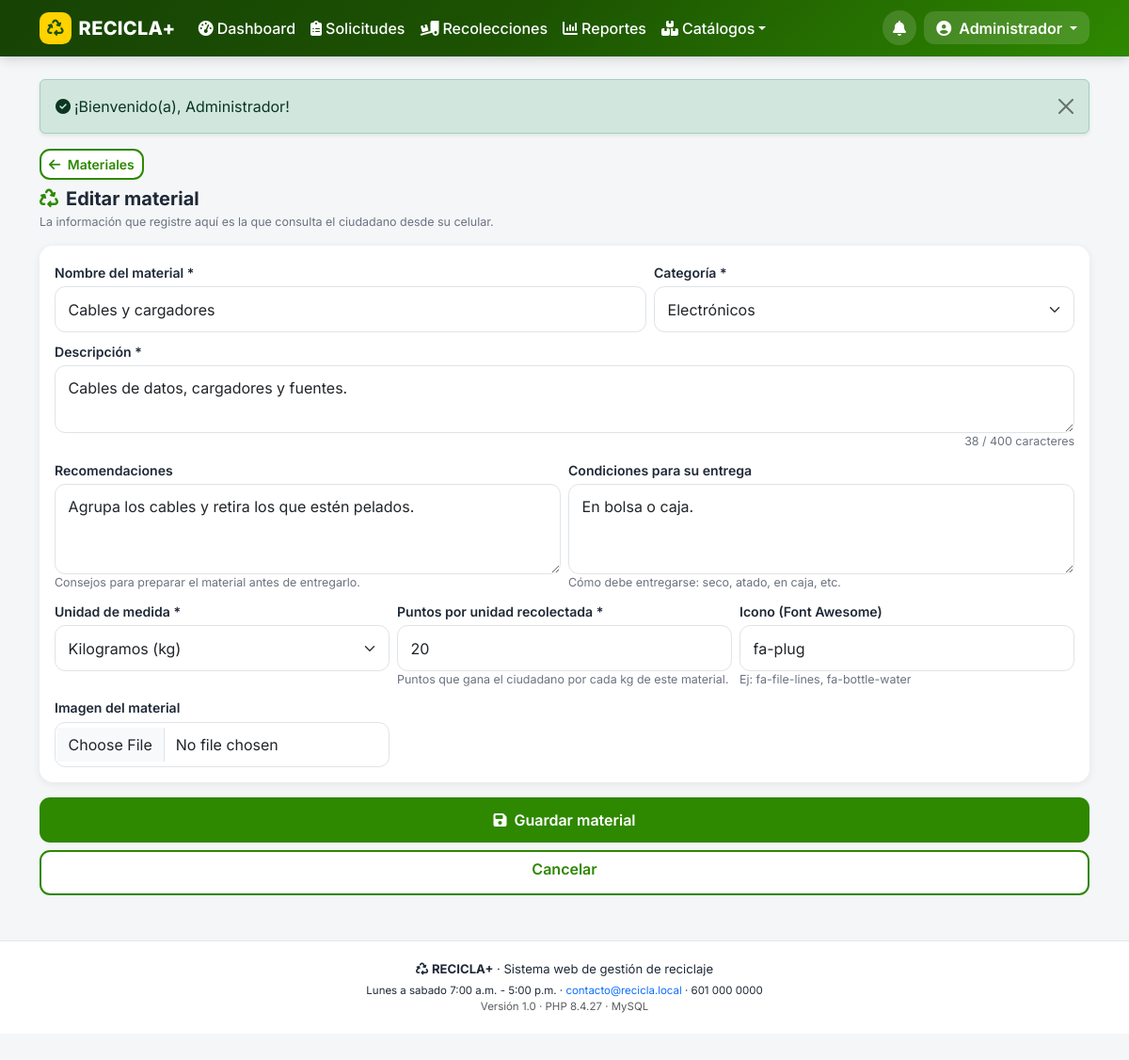
/index.php?p=a_material&id=17 (signed in), run on the app's committed database.
### tables this page shows
CREATE TABLE usuarios (
  id                  INT UNSIGNED NOT NULL AUTO_INCREMENT,
  rol_id              TINYINT UNSIGNED NOT NULL,
  empresa_id          INT UNSIGNED NULL,           
  nombres             VARCHAR(80)  NOT NULL,
  apellidos           VARCHAR(80)  NOT NULL,
  documento           VARCHAR(20)  NOT NULL,
  telefono            VARCHAR(20)  NULL,
  email               VARCHAR(120) NOT NULL,
  password            VARCHAR(255) NOT NULL,       
  direccion           VARCHAR(160) NULL,
  barrio              VARCHAR(60)  NULL,
  ciudad              VARCHAR(60)  NULL,
  estado              ENUM('activo','inactivo') NOT NULL DEFAULT 'activo',
  token_recuperacion  VARCHAR(64)  NULL,
  token_expira        DATETIME     NULL,
  ultimo_acceso       DATETIME     NULL,
  created_at          DATETIME NOT NULL DEFAULT CURRENT_TIMESTAMP,
  PRIMARY KEY (id),
  UNIQUE KEY uk_usuarios_email (email),
  UNIQUE KEY uk_usuarios_documento (documento),
  KEY ix_usuarios_rol (rol_id),
  KEY ix_usuarios_empresa (empresa_id),
  KEY ix_usuarios_ciudad_barrio (ciudad, barrio),
  CONSTRAINT fk_usuarios_rol FOREIGN KEY (rol_id) REFERENCES roles (id),
  CONSTRAINT fk_usuarios_empresa FOREIGN KEY (empresa_id) REFERENCES empresas (id) ON DELETE SET NULL
);

CREATE TABLE materiales (
  id                  INT UNSIGNED NOT NULL AUTO_INCREMENT,
  categoria_id        INT UNSIGNED NOT NULL,
  nombre              VARCHAR(90)  NOT NULL,
  descripcion         VARCHAR(400) NULL,
  recomendaciones     TEXT         NULL,
  condiciones_entrega VARCHAR(400) NULL,
  unidad_medida       ENUM('kg','unidad','bulto','caja','litro','par') NOT NULL DEFAULT 'kg',
  puntos_por_unidad   INT UNSIGNED NOT NULL DEFAULT 10,    
  imagen              VARCHAR(180) NULL,        
  icono               VARCHAR(40)  NOT NULL DEFAULT 'fa-box',
  estado              ENUM('activo','inactivo') NOT NULL DEFAULT 'activo',
  created_at          DATETIME NOT NULL DEFAULT CURRENT_TIMESTAMP,
  PRIMARY KEY (id),
  UNIQUE KEY uk_materiales_nombre (nombre),
  KEY ix_materiales_categoria (categoria_id),
  KEY ix_materiales_estado (estado),
  CONSTRAINT fk_materiales_categoria FOREIGN KEY (categoria_id) REFERENCES categorias (id)
);

CREATE TABLE categorias (
  id          INT UNSIGNED NOT NULL AUTO_INCREMENT,
  nombre      VARCHAR(60) NOT NULL,
  descripcion VARCHAR(200) NULL,
  icono       VARCHAR(40) NOT NULL DEFAULT 'fa-recycle',
  color       VARCHAR(20) NOT NULL DEFAULT '#2e8800',
  estado      ENUM('activo','inactivo') NOT NULL DEFAULT 'activo',
  PRIMARY KEY (id),
  UNIQUE KEY uk_categorias_nombre (nombre)
);

### controllers/AdminController.php (called while the page is built, shortened)
<?php
final class AdminController
{
    public function material(): void
    {
        $id = get_int('id');
        vista('admin/material_form', [
            'titulo'     => $id > 0 ? 'Editar material' : 'Nuevo material',
            'm'          => $id > 0 ? Material::obtener($id) : null,
            'categorias' => Material::categorias(false),
            'unidades'   => unidadesMedida(),
        ]);
    }
}

### index.php (called while the page is built, shortened)
<?php
require __DIR__ . '/config/config.php';
$p = (string) ($_GET['p'] ?? 'inicio');
[$controlador, $metodo, $rolRequerido] = $rutas[$p];
if ($rolRequerido !== null) {
    exigirRol($rolRequerido);
}
try {
    (new $controlador())->$metodo();
} catch (Throwable $e) {
    error_log('[RECICLA+] ' . $e->getMessage() . ' @ ' . $e->getFile() . ':' . $e->getLine());
    http_response_code(500);
    vista('errores/500', ['titulo' => 'Error del sistema', 'mensaje' => $e->getMessage()]);
}

### models/Material.php (called while the page is built, shortened)
<?php
final class Material
{
    public static function categorias(bool $soloActivas = true): array
    {
        $sql = 'SELECT c.*, (SELECT COUNT(*) FROM materiales m WHERE m.categoria_id = c.id AND m.estado = \'activo\') AS total_materiales
                FROM categorias c';
        $sql .= ' ORDER BY c.nombre';
        return db()->query($sql)->fetchAll();
    }
    public static function obtener(int $id): ?array
    {
        $st = db()->prepare('SELECT m.*, c.nombre AS categoria, c.icono AS categoria_icono, c.color AS categoria_color,
                                    c.descripcion AS categoria_descripcion
                             FROM materiales m JOIN categorias c ON c.id = m.categoria_id
                             WHERE m.id = ? LIMIT 1');
        $st->execute([$id]);
        return $st->fetch() ?: null;
    }
}

### views/admin/material_form.php (the view, shortened to what this page needs)
<a class="btn btn-sm btn-outline-recicla mb-2" href="<?= e(url('a_materiales')) ?>"><i class="fa-solid fa-arrow-left me-1"></i> Materiales</a>
<h1 class="h5 fw-bold mb-1"><i class="fa-solid fa-recycle texto-verde me-2"></i><?= e($titulo) ?></h1>
<p class="hint">La información que registre aquí es la que consulta el ciudadano desde su celular.</p>
<form method="post" action="<?= e(url('a_material_post')) ?>" enctype="multipart/form-data" novalidate>
  <div class="tarjeta-form">
    <div class="row g-2">
      <div class="col-12 col-md-7">
        <label class="form-label" for="nombre">Nombre del material *</label>
        <input class="form-control form-control-lg" id="nombre" name="nombre" required maxlength="90" value="<?= e((string) ($m['nombre'] ?? '')) ?>">
      </div>
      <div class="col-6 col-md-5">
        <label class="form-label" for="categoria_id">Categoría *</label>
        <select class="form-select form-select-lg" id="categoria_id" name="categoria_id" required>
          <?php foreach ($categorias as $c): ?>
            <option value="<?= (int) $c['id'] ?>" <?= (int) ($m['categoria_id'] ?? 0) === (int) $c['id'] ? 'selected' : '' ?>><?= e($c['nombre']) ?></option>
          <?php endforeach; ?>
        </select>
      </div>
      <div class="col-12">
        <label class="form-label" for="descripcion">Descripción *</label>
        <textarea class="form-control" id="descripcion" name="descripcion" rows="2" maxlength="400" required><?= e((string) ($m['descripcion'] ?? '')) ?></textarea>
      </div>
      <div class="col-12 col-md-6">
        <label class="form-label" for="recomendaciones">Recomendaciones</label>
        <textarea class="form-control" id="recomendaciones" name="recomendaciones" rows="3"><?= e((string) ($m['recomendaciones'] ?? '')) ?></textarea>
        <div class="hint">Consejos para preparar el material antes de entregarlo.</div>
      </div>
      <div class="col-12 col-md-6">
        <label class="form-label" for="condiciones_entrega">Condiciones para su entrega</label>
        <textarea class="form-control" id="condiciones_entrega" name="condiciones_entrega" rows="3"><?= e((string) ($m['condiciones_entrega'] ?? '')) ?></textarea>
        <div class="hint">Cómo debe entregarse: seco, atado, en caja, etc.</div>
      </div>
      <div class="col-6 col-md-4">
        <label class="form-label" for="unidad_medida">Unidad de medida *</label>
        <select class="form-select" id="unidad_medida" name="unidad_medida" required>
          <?php foreach ($unidades as $clave => $texto): ?>
            <option value="<?= e($clave) ?>" <?= ($m['unidad_medida'] ?? 'kg') === $clave ? 'selected' : '' ?>><?= e($texto) ?></option>
          <?php endforeach; ?>
        </select>
      </div>
      <div class="col-6 col-md-4">
        <label class="form-label" for="puntos_por_unidad">Puntos por unidad recolectada *</label>
        <input class="form-control" type="number" min="0" step="1" id="puntos_por_unidad" name="puntos_por_unidad" required
               value="<?= e((string) ($m['puntos_por_unidad'] ?? 10)) ?>">
        <div class="hint">Puntos que gana el ciudadano por cada <?= e(strtolower((string) ($m['unidad_medida'] ?? 'kg'))) ?> de este material.</div>
      </div>
      <div class="col-6 col-md-4">
        <label class="form-label" for="icono">Icono (Font Awesome)</label>
        <input class="form-control" id="icono" name="icono" maxlength="40" value="<?= e((string) ($m['icono'] ?? 'fa-box')) ?>">
        <div class="hint">Ej: fa-file-lines, fa-bottle-water</div>
      </div>
      <div class="col-12 col-md-4">
        <label class="form-label" for="imagen">Imagen del material</label>
        <input class="form-control" type="file" id="imagen" name="imagen" accept="image/*" data-foto data-max="<?= (int) MAX_FOTO_BYTES ?>">
      </div>
    </div>
  </div>
  <div class="d-grid gap-2">
    <button class="btn btn-recicla btn-accion" type="submit"><i class="fa-solid fa-floppy-disk me-2"></i>Guardar material</button>
    <a class="btn btn-outline-recicla btn-accion" href="<?= e(url('a_materiales')) ?>">Cancelar</a>
  </div>
</form>

### views/layouts/header.php (shortened to what this page needs)
<?php
$u = $usuario ?? null;
$nav = $navTipo ?? '';
$sysName = config_get('nombre_sistema', 'RECICLA+');
?>
<!doctype html>
<html lang="es">
<head>
<link href="https://cdn.jsdelivr.net/npm/bootstrap@5.3.3/dist/css/bootstrap.min.css" rel="stylesheet">
<link href="https://cdnjs.cloudflare.com/ajax/libs/font-awesome/6.5.2/css/all.min.css" rel="stylesheet">
<link rel="stylesheet" href="<?= e(BASE_URL) ?>/assets/css/recicla.css">
</head>
<body class="rol-<?= e($nav !== '' ? $nav : 'publico') ?><?= $u ? ' con-nav-inferior' : '' ?>">
<nav class="navbar navbar-expand-lg navbar-recicla sticky-top">
  <div class="container">
    <a class="navbar-brand d-flex align-items-center gap-2" href="<?= e(url($u ? ($u['rol'] === 'ciudadano' ? 'panel' : ($u['rol'] === 'empresa' ? 'e_panel' : 'a_panel')) : 'inicio')) ?>">
      <span class="marca-icono"><i class="fa-solid fa-recycle"></i></span>
      <span class="marca-texto"><?= e($sysName) ?></span>
    </a>
    <div class="d-flex align-items-center gap-2 order-lg-3">
      <?php if ($u): ?>
        <a class="btn-aviso position-relative" href="<?= e($u['rol'] === 'ciudadano' ? url('notificaciones') : url($u['rol'] === 'empresa' ? 'e_panel' : 'a_panel')) ?>" title="Avisos">
          <i class="fa-solid fa-bell"></i>
        </a>
        <div class="dropdown">
          <button class="btn btn-usuario dropdown-toggle" type="button" data-bs-toggle="dropdown" aria-expanded="false">
            <i class="fa-solid fa-circle-user"></i>
            <span class="d-none d-sm-inline ms-1"><?= e($u['nombres']) ?></span>
          </button>
        </div>
      <?php else: ?>
        <a class="btn btn-sm btn-claro" href="<?= e(url('materiales')) ?>"><i class="fa-solid fa-list-check me-1"></i>Materiales</a>
        <a class="btn btn-sm btn-amarillo" href="<?= e(url('login')) ?>"><i class="fa-solid fa-right-to-bracket me-1"></i>Ingresar</a>
      <?php endif; ?>
    </div>
    <?php if ($u && $nav !== 'ciudadano'): ?>
      <div class="collapse navbar-collapse order-lg-2" id="menuPrincipal">
        <ul class="navbar-nav me-auto mb-2 mb-lg-0">
          <?php if ($nav === 'empresa'): ?>
            <li class="nav-item"><a class="nav-link <?= activo('e_panel') ?>" href="<?= e(url('e_panel')) ?>"><i class="fa-solid fa-gauge-high me-1"></i>Dashboard</a></li>
            <li class="nav-item"><a class="nav-link <?= activo('e_solicitudes') ?>" href="<?= e(url('e_solicitudes')) ?>"><i class="fa-solid fa-inbox me-1"></i>Solicitudes</a></li>
            <li class="nav-item"><a class="nav-link <?= activo('e_rutas') ?>" href="<?= e(url('e_rutas')) ?>"><i class="fa-solid fa-route me-1"></i>Rutas</a></li>
            <li class="nav-item"><a class="nav-link <?= activo('e_historial') ?>" href="<?= e(url('e_historial')) ?>"><i class="fa-solid fa-truck-ramp-box me-1"></i>Recolecciones</a></li>
            <li class="nav-item"><a class="nav-link <?= activo('e_perfil') ?>" href="<?= e(url('e_perfil')) ?>"><i class="fa-solid fa-building me-1"></i>Mi empresa</a></li>
          <?php else: ?>
            <li class="nav-item"><a class="nav-link <?= activo('a_panel') ?>" href="<?= e(url('a_panel')) ?>"><i class="fa-solid fa-gauge-high me-1"></i>Dashboard</a></li>
            <li class="nav-item"><a class="nav-link <?= activo('a_solicitudes') ?>" href="<?= e(url('a_solicitudes')) ?>"><i class="fa-solid fa-clipboard-list me-1"></i>Solicitudes</a></li>
            <li class="nav-item"><a class="nav-link <?= activo('a_recolecciones') ?>" href="<?= e(url('a_recolecciones')) ?>"><i class="fa-solid fa-truck-ramp-box me-1"></i>Recolecciones</a></li>
            <li class="nav-item"><a class="nav-link <?= activo('a_reportes') ?>" href="<?= e(url('a_reportes')) ?>"><i class="fa-solid fa-chart-column me-1"></i>Reportes</a></li>
            <li class="nav-item dropdown">
              <a class="nav-link dropdown-toggle <?= (activo('a_materiales') . activo('a_categorias')) !== '' ? 'active' : '' ?>" href="#" role="button" data-bs-toggle="dropdown"><i class="fa-solid fa-boxes-stacked me-1"></i>Catálogos</a>
            </li>
          <?php endif; ?>
        </ul>
      </div>
    <?php endif; ?>
  </div>
</nav>
<main id="contenido" class="container py-3 py-lg-4">
<?= flash_render() ?>

### assets/css/recicla.css (style rules this page uses)
:root { --verde: #2e8800; --verde-oscuro: #1c5202; --verde-claro: #e8f5e0; --amarillo: #ffd200; --azul: #0072bc; --gris-fondo: #f4f6f8; --texto: #1f2937; --radio: .9rem; --sombra: 0 2px 10px rgba(0, 0, 0, .07); }
body { font-family: 'Inter', system-ui, -apple-system, 'Segoe UI', sans-serif; background: var(--gris-fondo); color: var(--texto); overflow-x: hidden; padding-bottom: 1rem; }
body.con-nav-inferior { padding-bottom: 5.6rem; }
a { text-decoration: none; }
.navbar-recicla { background: linear-gradient(135deg, #174305, #1c5202 45%, #2e8800); box-shadow: 0 2px 12px rgba(0, 0, 0, .18); }
.navbar-recicla .navbar-brand, .navbar-recicla .nav-link, .navbar-recicla .btn-usuario { color: #fff; }
.navbar-recicla .nav-link { font-weight: 500; border-radius: .5rem; padding: .5rem .75rem; }
.marca-icono { display: inline-flex; align-items: center; justify-content: center; width: 2.1rem; height: 2.1rem; border-radius: .6rem; background: var(--amarillo); color: var(--verde-oscuro); font-size: 1.1rem; }
.marca-texto { font-weight: 800; letter-spacing: .3px; }
.btn-usuario { background: rgba(255, 255, 255, .14); border: 0; border-radius: 2rem; padding: .35rem .8rem; font-weight: 600; }
.btn-aviso { position: relative; color: #fff; width: 2.3rem; height: 2.3rem; border-radius: 50%; display: inline-flex; align-items: center; justify-content: center; background: rgba(255, 255, 255, .14); }
.btn { border-radius: .7rem; font-weight: 600; }
.btn-recicla { background: var(--verde); color: #fff; border: 0; }
.btn-outline-recicla { border: 2px solid var(--verde); color: var(--verde); background: #fff; }
.btn-accion { min-height: 3rem; }
.form-label { font-weight: 600; font-size: .88rem; margin-bottom: .25rem; }
.form-control, .form-select { border-radius: .7rem; padding: .7rem .85rem; border-color: #dfe3e8; }
.form-control-lg, .form-select-lg { font-size: 1rem; }
.tarjeta-form { background: #fff; border-radius: var(--radio); box-shadow: var(--sombra); padding: 1rem; margin-bottom: 1rem; }
.hint { font-size: .78rem; color: #6b7280; }
.texto-verde { color: var(--verde) !important; }

### data on the page
usuarios: nombres "Administrador"
materiales: nombre "Cables y cargadores", categoria_id "Electrónicos", descripcion "Cables de datos, cargadores y fuentes.", recomendaciones "Agrupa los cables y retira los que estén pelados.", condiciones_entrega "En bolsa o caja.", unidad_medida "Kilogramos (kg)", puntos_por_unidad "20", unidad_medida "kg", icono "fa-plug"

### other printed values
$sysName "RECICLA+"
$f['msg'] "¡Bienvenido(a), Administrador!"
$titulo "Editar material"
config_get('nombre_sistema', 'RECICLA+') "RECICLA+"
config_get('horario_atencion', '') "Lunes a sabado 7:00 a.m. - 5:00 p.m."
config_get('email_contacto', '') "contacto@recicla.local"
config_get('telefono_contacto', '') "601 000 0000"
config_get('version', '1.0') "1.0"
PHP_VERSION "8.4.27"
